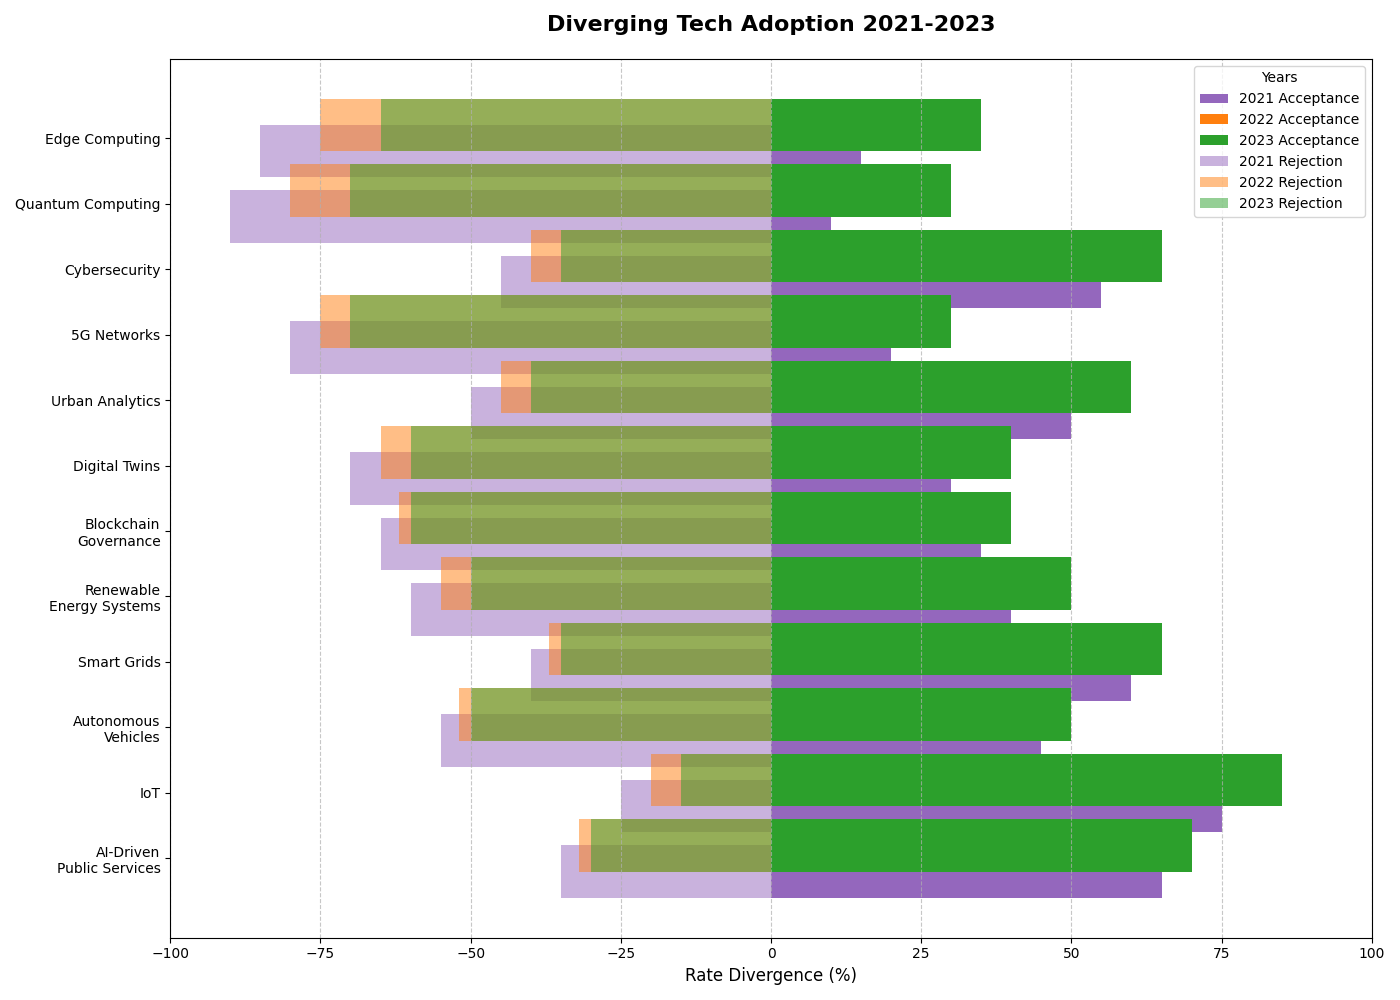

The script that drew this image:
import matplotlib.pyplot as plt
import numpy as np

tech_labels = [
    'AI-Driven\nPublic Services', 'IoT', 'Autonomous\nVehicles',
    'Smart Grids', 'Renewable\nEnergy Systems', 'Blockchain\nGovernance',
    'Digital Twins', 'Urban Analytics', '5G Networks', 'Cybersecurity',
    'Quantum Computing', 'Edge Computing'  # New data series
]

adoption_data = {
    '2021': np.array([65, 75, 45, 60, 40, 35, 30, 50, 20, 55, 10, 15]),
    '2022': np.array([68, 80, 48, 63, 45, 38, 35, 55, 25, 60, 20, 25]),
    '2023': np.array([70, 85, 50, 65, 50, 40, 40, 60, 30, 65, 30, 35])
}

max_val = 100
inverse_data = {year: max_val - rates for year, rates in adoption_data.items()}

fig, ax = plt.subplots(figsize=(14, 10))

colors = ['tab:purple', 'tab:orange', 'tab:green']

y_pos = np.arange(len(tech_labels))
for i, (year, rates) in enumerate(adoption_data.items()):
    ax.barh(y_pos - 0.2 if year == '2021' else y_pos + 0.2, rates, align='center', label=f'{year} Acceptance', color=colors[i])

for i, (year, inverse) in enumerate(inverse_data.items()):
    ax.barh(y_pos - 0.2 if year == '2021' else y_pos + 0.2, -inverse, align='center', label=f'{year} Rejection', alpha=0.5, color=colors[i])

ax.set_xlim(-max_val, max_val)

ax.set_yticks(y_pos)
ax.set_yticklabels(tech_labels)
ax.set_xlabel('Rate Divergence (%)', fontsize=12)
ax.set_title('Diverging Tech Adoption 2021-2023', fontsize=16, fontweight='bold', pad=20)

ax.xaxis.grid(True, linestyle='--', alpha=0.7)
ax.legend(loc='upper right', fontsize=10, title='Years')

plt.tight_layout()
plt.show()
